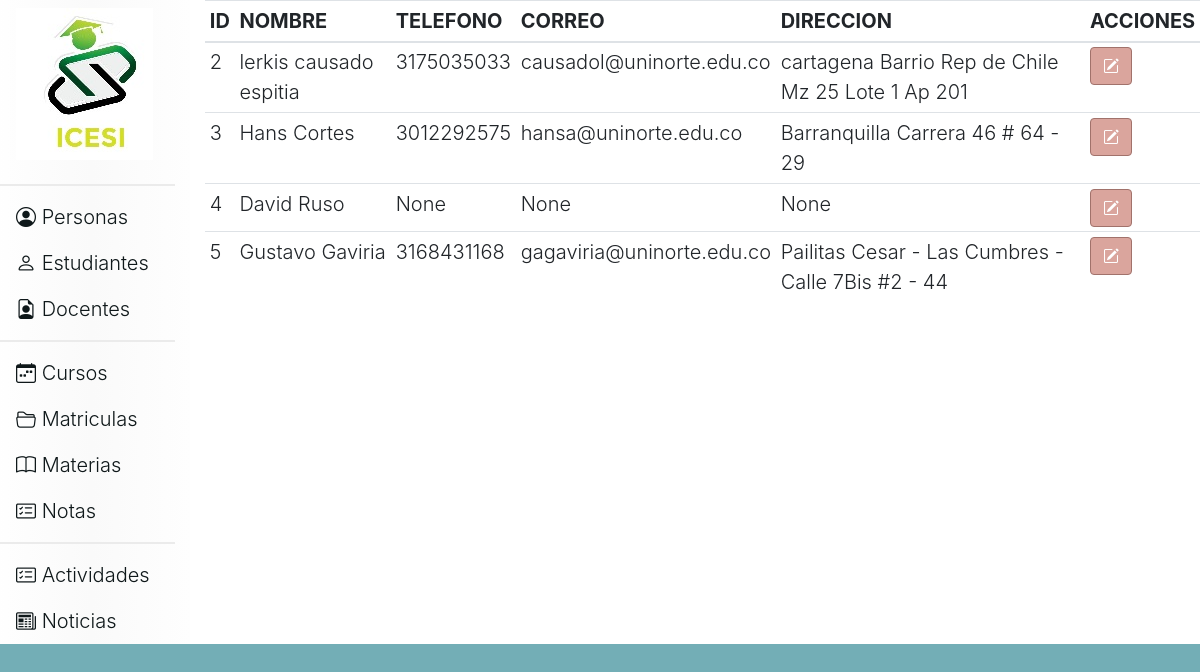
The page /estudiantes on the database as committed earlier.
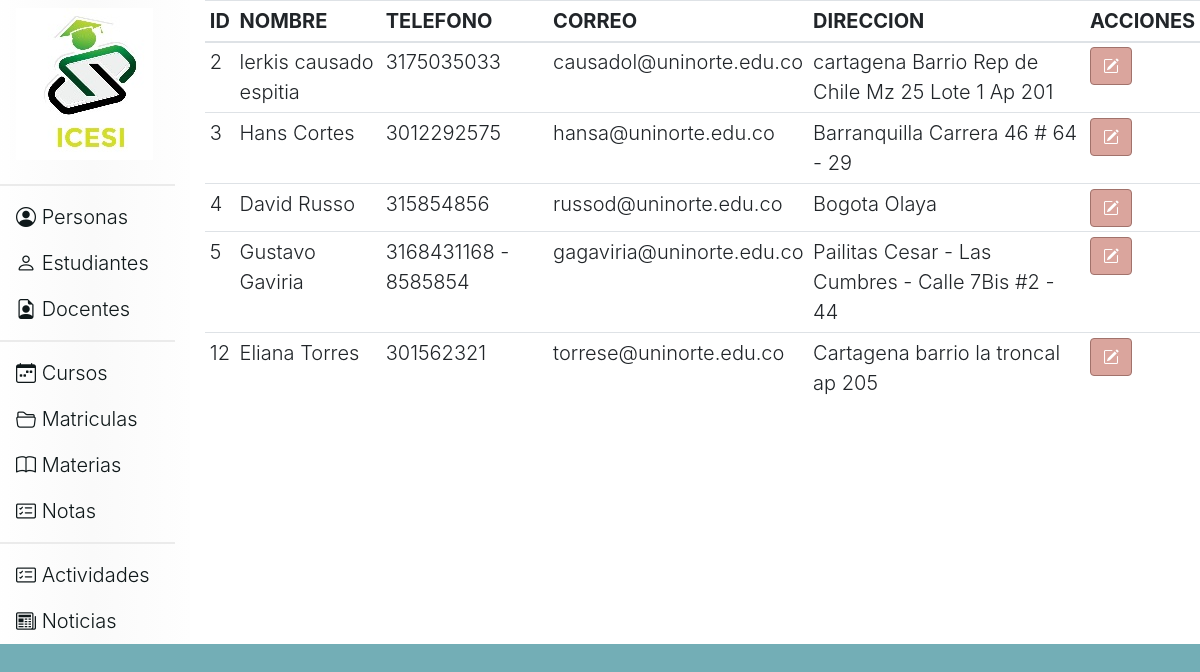
The same page on the database as committed later.
### tables this page shows
CREATE TABLE user (id integer PRIMARY KEY AUTOINCREMENT, nombre_usuario char (50) NOT NULL, telefono INTEGER (20), correo VARCHAR (30), direccion VARCHAR (50), id_rol integer NOT NULL);

### app.py (the view)
@app.route('/estudiantes')
def estudiantes():
    response=controller.DatosUsuarios('ESTUDIANTE')
    return render_template('estudiantes.html',lista=response)

### controller.py (called while the page is built)
def Conectar():
    conexion= sqlite3.connect("ciclo3db.db")
    return conexion

def DatosUsuarios(rol):
    conn= Conectar()
    cursor= conn.execute("select `user`.id, `user`.nombre_usuario,`user`.telefono, `user`.correo, `user`.direccion from `user` inner join roles on (`user`.id_rol=roles.id) where `roles`.nombre='"+rol+"';")
    return cursor.fetchall() #item
    conn.close()

### templates/estudiantes.html (shortened to what this page needs)
{% extends 'head.html' %}
{% block contenido %}
    <table class="table table-sm">
        <thead>
            <tr>
                <th>ID</th>
                <th>NOMBRE</th>
                <th>TELEFONO</th>
                <th>CORREO</th>
                <th>DIRECCION</th>
                <th>ACCIONES</th>
            </tr>
        </thead>
        <tbody>
            {% for item in lista %}
            <tr>
                <td>{% print(item[0])%}</td>
                <td>{% print(item[1])%}</td>
                <td>{% print(item[2])%}</td>
                <td>{% print(item[3])%}</td>
                <td>{% print(item[4])%}</td>
                <td>
                    <form action="/estudiantes_editar" method="POST">
                        <button type="submit" class="btn btn-primary"><i class="bi bi-pencil-square"></i></button>
                    </form>
                </td>
            </tr>
            {% endfor %}
        </tbody>
    </table>
{% endblock %}

### templates/head.html (shortened to what this page needs)
<!DOCTYPE html>
<html lang="en">
<head>
    <link rel="stylesheet" href="https://cdn.jsdelivr.net/npm/bootstrap@4.6.0/dist/css/bootstrap.min.css">
    <link rel="stylesheet" href="https://cdn.jsdelivr.net/npm/bootstrap-icons@1.5.0/font/bootstrap-icons.css">
    <link rel="stylesheet" href="{{ url_for('static',filename='css/estilos.css') }}">
</head>
<body>
    <div class="row">
        <div class="col-md-2 navegacion">
            <ul class="nav flex-column">
                <li class="nav-item">
                    <h3>
                        <a class="nav-link active inicio" href="/home" type="submit">
                            <img src="{{ url_for('static',filename='images/logo.jpg') }}" class="img-fluid" alt="Responsive image">
                        </a>
                    </h3>
                </li>
                <div class="dropdown-divider division"></div>
                <li class="nav-item">
                    <a class="nav-link inicio" href="/personas" type="submit"><i class="bi bi-person-circle"></i> Personas</a>
                </li>
                <li class="nav-item">
                    <a class="nav-link inicio" href="/estudiantes" type="submit"><i class="bi bi-person"></i> Estudiantes</a>
                </li>
                <li class="nav-item">
                  <a class="nav-link inicio" href="/docentes" type="submit"><i class="bi bi-file-earmark-person"></i> Docentes</a>
                </li>
                <div class="dropdown-divider division"></div>
                <li class="nav-item">
                    <a class="nav-link inicio" href="/cursos" type="submit"><i class="bi bi-calendar-week"></i> Cursos</a>
                </li>
                <li class="nav-item">
                    <a class="nav-link inicio" href="/matriculas" type="submit"><i class="bi bi-folder2-open"></i> Matriculas</a>
                </li>
                <li class="nav-item">
                    <a class="nav-link inicio" href="/materias" type="submit"><i class="bi bi-book"></i> Materias</a>
                </li>
                <li class="nav-item">
                    <a class="nav-link inicio" href="/notas" type="submit"><i class="bi bi-card-checklist"></i> Notas</a>
                </li>
                <div class="dropdown-divider division"></div>
                <li class="nav-item">
                    <a class="nav-link inicio" href="#"><i class="bi bi-card-checklist"></i> Actividades</a>
                </li>
                <li class="nav-item">
                  <a class="nav-link inicio" href="/noticias"><i class="bi bi-newspaper"></i> Noticias</a>
                </li>
              </ul>
        </div>
        <div class="col-md-10 contenido">
            <contenido>
                {% block contenido %}
		        {% endblock %}
            </contenido>
        </div>
    </div>
</body>
</html>

### static/css/estilos.css (style rules this page uses)
body { background-color: #73aeb6; font-size: 20px; font-weight: 300; }
.division { border: 1px #ebebeb solid; color: #b3b3b3 ; }
.btn-primary { background-color:#daa59d; border-color: #a1726b; }
.navegacion { background: rgb(255,255,255); background: linear-gradient(90deg, rgba(255,255,255,1) 0%, rgba(250,250,250,1) 52%, rgba(254,254,254,1) 100%); }
.contenido { background-color: #fff; }
.inicio { color:#0f181a; }

Rows that differ between the two databases and show on the page:
changed user id 4: nombre_usuario "David Ruso" → "David Russo"; telefono "None" → "315854856"; correo "None" → "russod@uninorte.edu.co"; direccion "None" → "Bogota Olaya"
changed user "Gustavo Gaviria": telefono "3168431168" → "3168431168 - 8585854"
added user: id "12", nombre_usuario "Eliana Torres", telefono "301562321", correo "torrese@uninorte.edu.co", direccion "Cartagena barrio la troncal ap 205"
